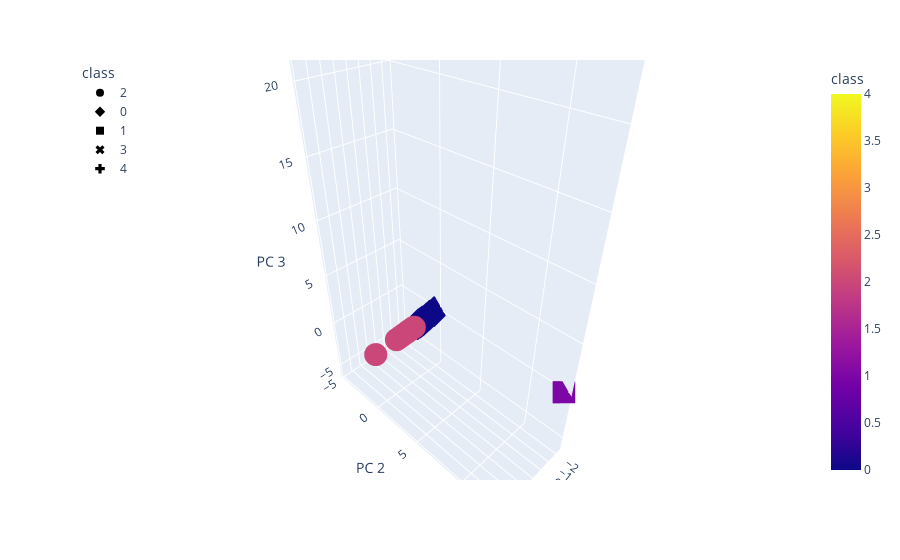

Notebook code cell kept with this figure:
### Markdown cell above
### Visualizing Results

#### 3D-Scatter with Clusters

### Code cell
# Create a 3D-Scatter with the PCA data and the clusters

fig = px.scatter_3d(
    df,
    x="PC 1",
    y="PC 2",
    z="PC 3",
    hover_name='CoinName',
    hover_data= ['Algorithm'],
    color="class",
    symbol="class",
)
fig.update_layout(legend=dict(x=0, y=1))
fig.show()

### Figure 1 — Plotly figure (JSON) as saved in the notebook; plotly's stock layout.template omitted (floating-point values rounded to 4 significant figures; data arrays with more than 128 entries replaced by an {"elided": "..."} marker saying what was removed)
{"data": [{"customdata": [["Scrypt"], ["X13"], ["Scrypt"], ["Scrypt"], ["RandomX"], ["X11"], ["Equihash"], ["IMesh"], ["SHA-256"], ["ProgPowZ"], ["X16RT"], ["C31"], ["X16R"], ["Scrypt"], ["HEX"], ["SHA-256"], ["Multiple"], ["Ethash"], ["Quark"], ["Scrypt"], ["SHA-256"], ["Equihash"], ["Ethash"], ["SHA-256"], ["SHA-256"], ["Scrypt"], ["SHA-256"], ["Multiple"], ["Autolykos"], ["X16R"], ["Equihash"], ["CryptoNight-Lite"], ["Scrypt"], ["Equihash"], ["Equihash"], ["IMesh"], ["Ethash"], ["Eaglesong"], ["Blake2B + SHA3"], ["SHA-256"], ["Scrypt"], ["Ethash"], ["Lyra2Z"], ["Equihash"], ["SHA-256"], ["RandomX"], ["BLAKE256"], ["Ethash"], ["MTP"], ["X11"], ["Blake2b"], ["Ethash"], ["SHA-256"], ["Scrypt"], ["BLAKE256"], ["Scrypt"], ["KECCAK"], ["Scrypt"], ["CryptoNight"], ["Equihash"], ["Blake2b"], ["Scrypt"], ["Equihash210,9"], ["Scrypt"], ["SHA-256"], ["X11GOST"], ["Scrypt"], ["BMW512 / Echo512"], ["Scrypt"], ["C31"], ["Scrypt"], ["CryptoNight-Heavy"], ["Scrypt"], ["Scrypt"], ["Scrypt"], ["SHA-256"], ["Blake2b"], ["Scrypt"], ["Shabal256"], ["Equihash"], ["Multiple"], ["Scrypt"], ["Lyra2REv2"], ["Multiple"], ["Dagger-Hashimoto"], ["SHA-256"], ["PoS"], ["X11"], ["Scrypt"], ["X13"], ["Equihash"], ["SHA-256"], ["Scrypt"], ["Ethash"], ["Quark"], ["Cryptonight Haven"], ["X13"], ["CryptoNight"], ["Ethash"], ["X13"], ["X11"], ["CryptoNight"], ["Multiple"], ["Scrypt"], ["Ethash"], ["EtcHash"], ["NeoScrypt"], ["Groestl"], ["Equihash"], ["Equihash"]], "hovertemplate": "<b>%{hovertext}</b><br><br>class=%{marker.color}<br>PC 1=%{x}<br>PC 2=%{y}<br>PC 3=%{z}<br>Algorithm=%{customdata[0]}<extra></extra>", "hovertext": ["42 Coin", "Triangles Coin", "CometCoin", "OpenChat", "Quantum Resistant Ledger", "Pura", "Bitcoin Private", "Aidos Kuneen", "Foin", "Zano", "VEIL", "MimbleWimbleCoin", "Ravencoin Classic", "Goldmaxcoin", "XDNA", "Wibcoin", "Revain", "EtherZero", "QuarkCoin", "United Emirates Coin", "Arweave", "Bithereum", "BeforeCoinMarketCap", "Smart Bitcoin", "UnitedBitcoin", "VeriCoin", "Emercoin", "Circuits of Value", "Ergo", "Genix", "Beam", "AEON", "Canada eCoin", "TENT", "Pirate Chain", "Internet Node token", "Super Zero", "Nervos Network", "Handshake", "REDi", "Auroracoin", "Ethereum Name Service", "TecraCoin", "BitcoinZ", "eCash", "Monero", "HyperCash", "Expanse", "Firo", "IOCoin", "Siacoin", "Waltonchain", "Bitcoin", "BlackCoin", "Decred", "Einsteinium", "SmartCash", "SaluS", "Beldex", "ZCash", "Yeeco", "WhiteCoin", "Aion", "Flo", "Bitcoin Cash", "SibCoin", "SafeExchangeCoin", "DigitalNote", "PotCoin", "Grin", "Gulden", "Haven Protocol", "Litecoin", "MegaCoin", "MonaCoin", "Namecoin", "Nano", "NovaCoin", "Signa", "Zelcash", "WXT", "ViaCoin", "Vertcoin", "Verge", "Ubiq", "SysCoin", "Steem", "Stakenet", "Reddcoin", "Bitcoin Diamond", "Bitcoin Gold", "Bitcoin SV", "Primas", "Metaverse", "Private Instant Verified Transaction", "BLOC.MONEY", "NavCoin", "ByteCoin", "Callisto Network", "CloakCoin", "Dash", "Dero", "DigiByte", "Dogecoin", "Ethereum", "Ethereum Classic", "FeatherCoin", "Groestlcoin", "Horizen", "Komodo"], "legendgroup": "2", "marker": {"color": [2, 2, 2, 2, 2, 2, 2, 2, 2, 2, 2, 2, 2, 2, 2, 2, 2, 2, 2, 2, 2, 2, 2, 2, 2, 2, 2, 2, 2, 2, 2, 2, 2, 2, 2, 2, 2, 2, 2, 2, 2, 2, 2, 2, 2, 2, 2, 2, 2, 2, 2, 2, 2, 2, 2, 2, 2, 2, 2, 2, 2, 2, 2, 2, 2, 2, 2, 2, 2, 2, 2, 2, 2, 2, 2, 2, 2, 2, 2, 2, 2, 2, 2, 2, 2, 2, 2, 2, 2, 2, 2, 2, 2, 2, 2, 2, 2, 2, 2, 2, 2, 2, 2, 2, 2, 2, 2, 2, 2, 2], "coloraxis": "coloraxis", "symbol": "circle"}, "mode": "markers", "name": "2", "scene": "scene", "showlegend": true, "type": "scatter3d", "x": [1.211, 0.5928, 2.13, 1.211, 2.501, 1.821, 2.403, 2.174, 1.087, 0.7344, 0.7344, 2.501, 2.505, 2.13, 0.7344, 2.611, 0.5866, 1.964, 0.7366, 0.7201, 2.497, 2.403, 1.044, 2.497, 2.497, 1.378, 1.577, 1.997, 2.494, 2.502, 2.403, 2.494, 1.378, 2.403, 1.899, 1.461, 1.059, 2.494, 2.494, 1.087, 1.211, 1.059, 2.494, 2.405, 4.896, 2.501, 0.7366, 1.964, 2.494, 0.9012, 2.074, 0.5536, 2.497, 0.7279, 0.7366, 2.13, 2.495, 1.211, 0.6807, 2.403, 0.664, 1.211, 0.7344, 2.13, 2.497, 2.494, 1.128, 0.7344, 1.211, 2.501, 2.131, 2.494, 2.13, 2.13, 2.13, 2.497, 2.074, 1.211, 0.577, 1.483, 0.5866, 2.13, 2.494, 1.999, 2.494, 2.497, 1.431, 0.7856, 1.211, 0.5928, 2.403, 2.497, 2.13, 0.5536, 0.7366, 2.494, 0.5928, 2.104, 1.965, 0.5928, 0.7856, 2.083, 1.999, 2.13, 1.964, 2.494, 2.494, 2.494, 2.403, 1.899], "y": [0.01636, -0.01978, 0.07471, 0.01636, 0.1033, 0.05919, 0.09673, 0.08828, 0.0468, -0.01354, -0.01354, 0.1033, 0.1035, 0.07471, -0.01354, 0.1131, 0.02114, 0.0751, -0.01359, 0.01564, 0.1059, 0.09673, 0.01676, 0.1059, 0.1059, 0.03124, 0.04752, 0.08021, 0.103, 0.1034, 0.09673, 0.103, 0.03124, 0.09673, 0.07521, 0.05835, 0.03204, 0.103, 0.103, 0.0468, 0.01636, 0.03203, 0.103, 0.09688, 0.2576, 0.1033, -0.01359, 0.0751, 0.103, 0.0008503, 0.08375, 0.01604, 0.1059, -0.01793, -0.01359, 0.07471, 0.103, 0.01636, -0.01974, 0.09673, 0.02469, 0.01637, -0.01354, 0.07471, 0.1059, 0.103, 0.01631, -0.01354, 0.01637, 0.1033, 0.07472, 0.103, 0.07471, 0.07471, 0.07471, 0.1059, 0.08375, 0.01636, -0.01366, 0.03839, 0.02114, 0.07471, 0.103, 0.08033, 0.103, 0.1059, 0.03205, 0.0002583, 0.01636, -0.01978, 0.09673, 0.1059, 0.07471, 0.01604, -0.01359, 0.103, -0.01978, 0.07423, 0.07515, -0.01978, 0.0002586, 0.0729, 0.08036, 0.07471, 0.0751, 0.103, 0.103, 0.103, 0.09673, 0.07521], "z": [-0.002007, -0.001929, -0.001574, -0.002007, -0.001278, -0.001527, -0.001381, -0.001283, 0.0002637, -0.002141, -0.00214, -0.001278, -0.001263, -0.001574, -0.002141, 0.00011, -0.0003901, -0.001191, -0.002148, -0.0009378, -0.0003723, -0.001381, -0.001625, -0.0003724, -0.0003724, -0.001876, -0.0008056, -0.001026, -0.001274, -0.001273, -0.001381, -0.001274, -0.001876, -0.001381, -0.001489, -0.001294, -0.00111, -0.001274, -0.001272, 0.0002637, -0.002007, -0.001111, -0.001274, -0.001371, 0.009757, -0.001278, -0.002148, -0.001191, -0.001274, -0.001961, -0.001068, -0.0005554, -0.0003724, -0.001642, -0.002148, -0.001574, -0.001269, -0.002007, -0.001344, -0.001381, -0.0004316, -0.002007, -0.002141, -0.001574, -0.0003724, -0.001274, -0.00189, -0.002141, -0.002007, -0.001278, -0.001573, -0.001274, -0.001574, -0.001574, -0.001574, -0.0003724, -0.001068, -0.002007, -0.001906, -0.001814, -0.0003901, -0.001574, -0.001274, -0.001018, -0.001274, -0.0003719, -0.001211, -0.001783, -0.002007, -0.001929, -0.001381, -0.0003724, -0.001574, -0.0005554, -0.002148, -0.001274, -0.001929, -0.001187, -0.001188, -0.001929, -0.001783, -0.001276, -0.001016, -0.001574, -0.001191, -0.001274, -0.001274, -0.001274, -0.001381, -0.001489]}, {"customdata": {"elided": "189x1 str values"}, "hovertemplate": "<b>%{hovertext}</b><br><br>class=%{marker.color}<br>PC 1=%{x}<br>PC 2=%{y}<br>PC 3=%{z}<br>Algorithm=%{customdata[0]}<extra></extra>", "hovertext": {"elided": "189 str values"}, "legendgroup": "0", "marker": {"color": {"elided": "189 int values"}, "coloraxis": "coloraxis", "symbol": "diamond"}, "mode": "markers", "name": "0", "scene": "scene", "showlegend": true, "type": "scatter3d", "x": {"elided": "189 float values"}, "y": {"elided": "189 float values"}, "z": {"elided": "189 float values"}}, {"customdata": [["Dagger"], ["Dagger"], ["Proof-of-Authority"]], "hovertemplate": "<b>%{hovertext}</b><br><br>class=%{marker.color}<br>PC 1=%{x}<br>PC 2=%{y}<br>PC 3=%{z}<br>Algorithm=%{customdata[0]}<extra></extra>", "hovertext": ["DAPS Coin", "Amber", "Poa Network"], "legendgroup": "1", "marker": {"color": [1, 1, 1], "coloraxis": "coloraxis", "symbol": "square"}, "mode": "markers", "name": "1", "scene": "scene", "showlegend": true, "type": "scatter3d", "x": [-2.381, -2.406, -2.41], "y": [12.98, 13.01, 12.98], "z": [-0.004623, -0.004724, -0.004759]}, {"customdata": [["SPL Token"]], "hovertemplate": "<b>%{hovertext}</b><br><br>class=%{marker.color}<br>PC 1=%{x}<br>PC 2=%{y}<br>PC 3=%{z}<br>Algorithm=%{customdata[0]}<extra></extra>", "hovertext": ["MAPS"], "legendgroup": "3", "marker": {"color": [3], "coloraxis": "coloraxis", "symbol": "x"}, "mode": "markers", "name": "3", "scene": "scene", "showlegend": true, "type": "scatter3d", "x": [-2.322], "y": [-4.591], "z": [22.23]}, {"customdata": [["Leased POS"], ["SPoS"], ["ECC 256K1"], ["SHA3"]], "hovertemplate": "<b>%{hovertext}</b><br><br>class=%{marker.color}<br>PC 1=%{x}<br>PC 2=%{y}<br>PC 3=%{z}<br>Algorithm=%{customdata[0]}<extra></extra>", "hovertext": ["Waves", "V Systems", "Acute Angle Cloud", "Nexus"], "legendgroup": "4", "marker": {"color": [4, 4, 4, 4], "coloraxis": "coloraxis", "symbol": "cross"}, "mode": "markers", "name": "4", "scene": "scene", "showlegend": true, "type": "scatter3d", "x": [-2.347, -2.347, -2.347, -2.347], "y": [-4.636, -4.636, -4.636, -4.636], "z": [-5.569, -5.569, -5.569, -5.352]}], "layout": {"coloraxis": {"colorbar": {"title": {"text": "class"}}, "colorscale": [[0, "#0d0887"], [0.1111, "#46039f"], [0.2222, "#7201a8"], [0.3333, "#9c179e"], [0.4444, "#bd3786"], [0.5556, "#d8576b"], [0.6667, "#ed7953"], [0.7778, "#fb9f3a"], [0.8889, "#fdca26"], [1, "#f0f921"]]}, "legend": {"title": {"text": "class"}, "tracegroupgap": 0, "x": 0, "y": 1}, "margin": {"t": 60}, "scene": {"domain": {"x": [0, 1], "y": [0, 1]}, "xaxis": {"title": {"text": "PC 1"}}, "yaxis": {"title": {"text": "PC 2"}}, "zaxis": {"title": {"text": "PC 3"}}}}}
